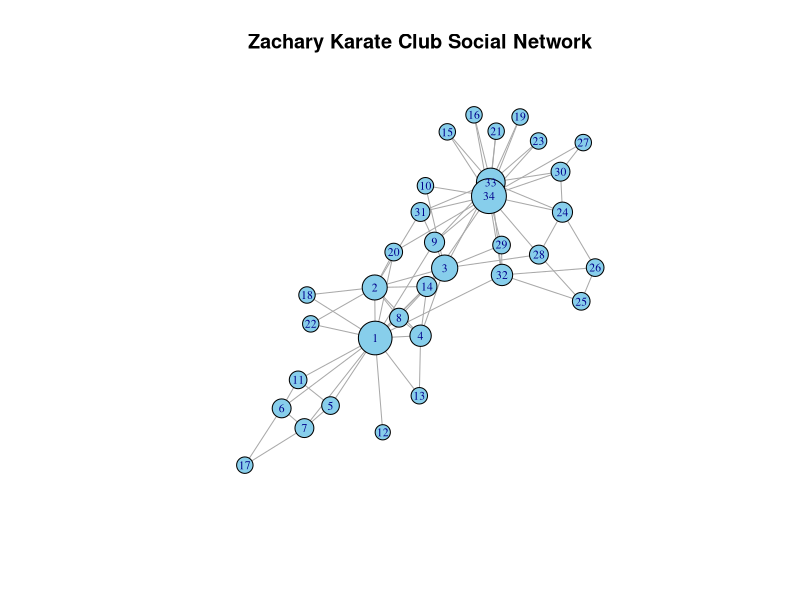
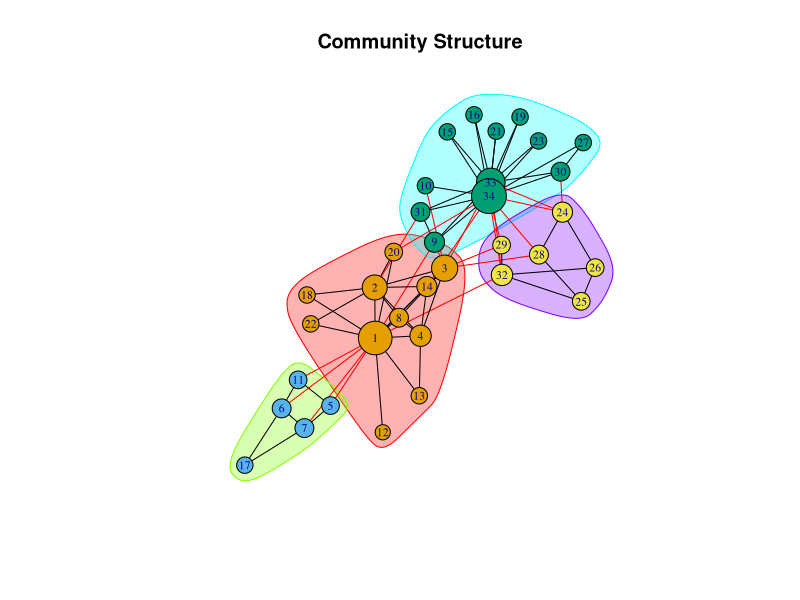
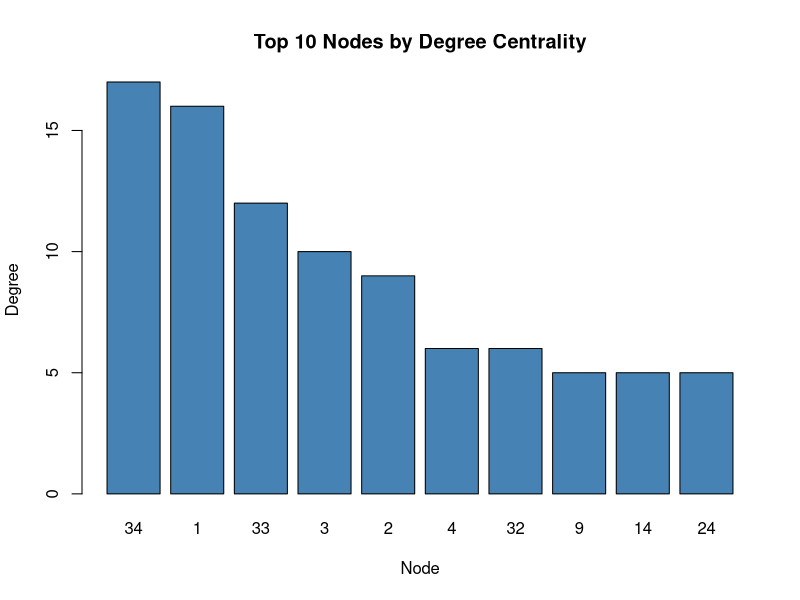

These charts were generated, in order, by the following R code:
if (!requireNamespace("igraph", quietly=TRUE)) install.packages("igraph", repos="https://cloud.r-project.org")
library(igraph)
g <- make_graph("Zachary")
nodes <- data.frame(id=as.integer(V(g)), name=as.character(V(g)))
em <- as_edgelist(g,names=FALSE); edges <- data.frame(source=em[,1],target=em[,2])
write.csv(nodes,"nodes.csv",row.names=FALSE); write.csv(edges,"edges.csv",row.names=FALSE)
cat("SOCIAL NETWORK ANALYSIS WITH R\nNodes:",vcount(g),"Edges:",ecount(g),"\n")

deg<-degree(g); bet<-betweenness(g,directed=FALSE,normalized=TRUE)
clo<-closeness(g,normalized=TRUE); eig<-eigen_centrality(g)$vector
measures<-data.frame(Node=as.character(V(g)),Degree=as.numeric(deg),Betweenness=as.numeric(bet),Closeness=as.numeric(clo),Eigenvector=as.numeric(eig))
measures<-measures[order(-measures$Degree),]; write.csv(measures,"network_measures.csv",row.names=FALSE)
level<-data.frame(Nodes=vcount(g),Edges=ecount(g),Density=edge_density(g),Diameter=diameter(g),Average_Path_Length=mean_distance(g),Global_Clustering_Coefficient=transitivity(g,type="global"))
write.csv(level,"network_level_measures.csv",row.names=FALSE); print(level)

comm<-cluster_louvain(g); V(g)$community<-membership(comm)
community<-data.frame(Node=as.character(V(g)),Community=as.integer(V(g)$community))
write.csv(community,"community_membership.csv",row.names=FALSE)

influential<-data.frame(Measure=c("Highest Degree","Highest Betweenness","Highest Eigenvector"),
Node=c(measures$Node[which.max(measures$Degree)],measures$Node[which.max(measures$Betweenness)],measures$Node[which.max(measures$Eigenvector)]),
Value=c(max(measures$Degree),max(measures$Betweenness),max(measures$Eigenvector)))
write.csv(influential,"influential_nodes.csv",row.names=FALSE); print(influential)

png("network_basic.png",1200,900); set.seed(123)
plot(g,layout=layout_with_fr(g),vertex.size=8+deg*.7,vertex.label=V(g)$name,vertex.label.cex=.7,vertex.color="skyblue",edge.arrow.size=0,main="Zachary Karate Club Social Network"); dev.off()
png("network_communities.png",1200,900); set.seed(123)
plot(comm,g,layout=layout_with_fr(g),vertex.size=8+deg*.7,vertex.label.cex=.7,main="Community Structure"); dev.off()
top10<-head(measures,10); png("top_degree_nodes.png",1200,700)
barplot(top10$Degree,names.arg=top10$Node,col="steelblue",main="Top 10 Nodes by Degree Centrality",xlab="Node",ylab="Degree"); dev.off()

writeLines(c("BRIEF INTERPRETATION","Nodes represent individuals and edges represent relationships.","High-degree nodes are highly connected.","High-betweenness nodes can act as bridges.","High-eigenvector nodes connect to other important nodes.","Community detection reveals clusters.","","CONCLUSION","The workflow successfully performs network construction, visualization, centrality analysis, community detection and influential-node identification using R."),"interpretation.txt")

validation<-data.frame(Check=c("Graph created","Nodes > 0","Edges > 0","Centrality calculated","Community detection completed"),Result=c(!is.null(g),vcount(g)>0,ecount(g)>0,nrow(measures)==vcount(g),length(unique(V(g)$community))>0))
write.csv(validation,"validation_summary.csv",row.names=FALSE); print(validation)
cat("LAB PS 5 COMPLETED SUCCESSFULLY\n")
